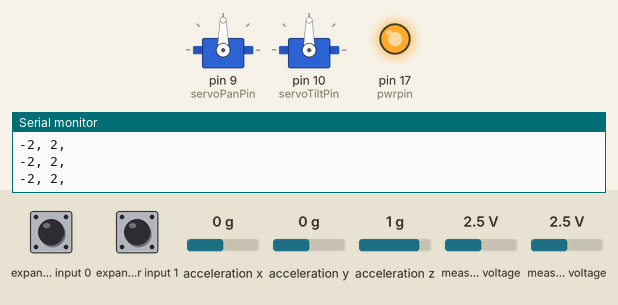
Bench run of a sketch on a simulated Arduino Uno, built with avr-gcc and run on an emulated ATmega328P. Shown: 2 × servo, output pins drawn as LEDs (lit = HIGH), the last lines printed to the serial monitor. Wiring (inferred from the names in the program): Wii Nunchuk at I2C address 0x52. The inputs (shaded band) are chosen by the test bench; at power-on: measured voltage 2.5 V, expander input 0 HIGH, expander input 1 HIGH, acceleration x 0 g, acceleration y 0 g, acceleration z 1 g.

Above: at 1.3 s.
1.4 s: measured voltage (sensor 200) set to 1.7 V
2.9 s: measured voltage (sensor 200) set to 1.4 V
At 3.35 s:
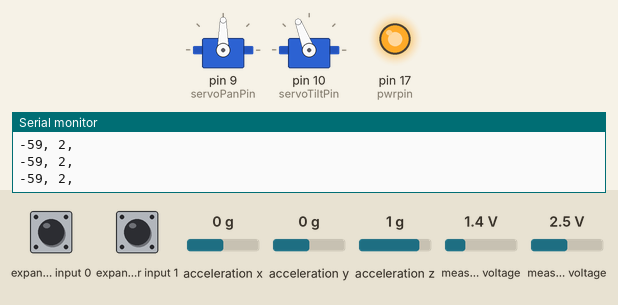
At 5.6 s:
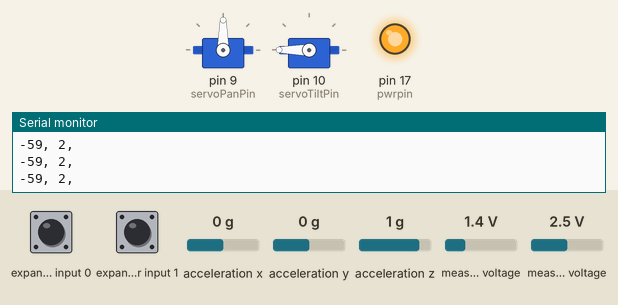
5.9 s: measured voltage (sensor 201) set to 1.6 V
7.4 s: measured voltage (sensor 201) set to 1.3 V
At 10.1 s:
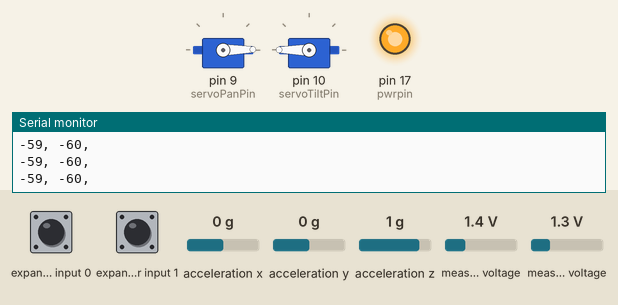
10.4 s: measured voltage (sensor 200) set to 3.4 V
11.9 s: measured voltage (sensor 200) set to 3.7 V
At 12.35 s:
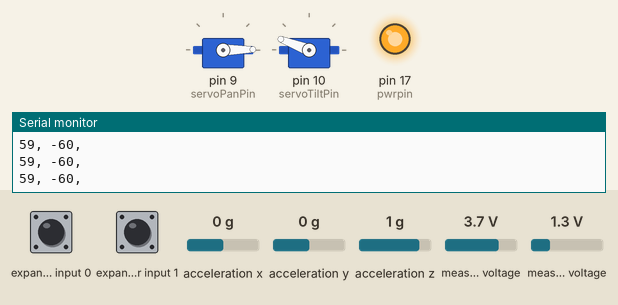
Timing chart, 0 to 15.9 s (numbered marks = the images above; inputs shaded):
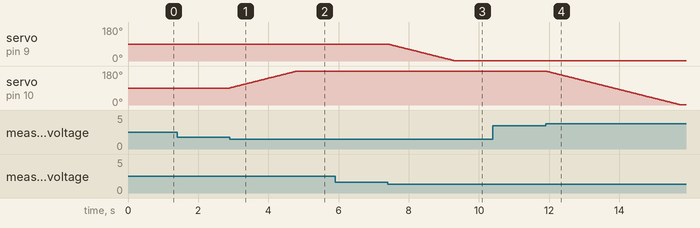

Measured:
- the behaviour switches between 1.6 and 1.5 V on measured voltage (sensor 200) (found by bisection; images 0 and 1)
- the behaviour switches between 1.5 and 1.4 V on measured voltage (sensor 201) (found by bisection; images 2 and 3)
- the behaviour switches between 3.5 and 3.6 V on measured voltage (sensor 200) (found by bisection; images 3 and 4)
- after the input at 2.9 s, servo on pin 10 (servoTiltPin): moves from 90° to 180° over 1.9 s, starting at once
- after the input at 7.4 s, servo on pin 9 (servoPanPin): moves from 90° to 1° over 1.9 s, starting at once
- after the input at 11.9 s, servo on pin 10 (servoTiltPin): moves from 180° to 1° over 3.8 s, starting at once

The sketch:

WiiServoPanTilt.ino
```cpp
#include <Servo.h>
#include <math.h>
#include "Wire.h"
#include "WiiChuck.h"

Servo panServo;
Servo tiltServo;

int servoPanPosition = 90;
int servoTiltPosition = 90;
//int joystickPanPin = A4;
//int joystickTiltPin = A5;
int joystickPanSpeed = 0;
int joystickTiltSpeed = 0;
int servoPanPin = 9;
int servoTiltPin = 10;
WiiChuck chuck = WiiChuck();

void setup()
{
  pinMode(servoPanPin, OUTPUT);
  pinMode(servoTiltPin, OUTPUT);
  panServo.attach(servoPanPin);
  tiltServo.attach(servoTiltPin);
  nunchuck_setpowerpins();
  Serial.begin(115200);
  chuck.begin();
  chuck.update();
}

static void nunchuck_setpowerpins()
{
#define pwrpin PORTC3
#define gndpin PORTC2
	DDRC |= _BV(pwrpin) | _BV(gndpin);
	PORTC &=~ _BV(gndpin);
	PORTC |=  _BV(pwrpin);
	delay(100);  // wait for things to stabilize
}

void loop()
{
   panTiltUsingWii();
  // testServo();
}
void panTiltUsingWii(){
    delay(10);
    chuck.update();
    int varx =chuck.readJoyX();
    int vary =chuck.readJoyY();
    Serial.print(varx);
    Serial.print(", ");
    Serial.print(vary);
    Serial.println(", ");
  joystickPanSpeed = (vary) / 50;
    // -512 to provide equal +/- numbers
  joystickTiltSpeed = (varx) / -50;
    // negative 50 to reverse direction
  servoPanPosition = constrain((servoPanPosition + joystickPanSpeed), 1, 180);
  servoTiltPosition = constrain((servoTiltPosition + joystickTiltSpeed), 1, 180);
    // constarin function to not exceed servo limits

  panServo.write(servoPanPosition);
  tiltServo.write(servoTiltPosition);

  delay(10);
    // adjustable for overall speed
}
void testServo(){
   panServo.write(45);  // Turn Servo Left to 45 degrees
   delay(1000);          // Wait 1 second
   panServo.write(0);   // Turn Servo Left to 0 degrees
   delay(1000);          // Wait 1 second
   panServo.write(90);  // Turn Servo back to center position (90 degrees)
   delay(1000);          // Wait 1 second
   panServo.write(135); // Turn Servo Right to 135 degrees
   delay(1000);          // Wait 1 second
   panServo.write(180); // Turn Servo Right to 180 degrees
   delay(1000);          // Wait 1 second
   panServo.write(90);  // Turn Servo back to center position (90 degrees)
   delay(1000);
   Serial.println("pan is done");
   tiltServo.write(45);  // Turn Servo Left to 45 degrees
   delay(1000);          // Wait 1 second
   tiltServo.write(0);   // Turn Servo Left to 0 degrees
   delay(1000);          // Wait 1 second
   tiltServo.write(90);  // Turn Servo back to center position (90 degrees)
   delay(1000);          // Wait 1 second
   tiltServo.write(135); // Turn Servo Right to 135 degrees
   delay(1000);          // Wait 1 second
   tiltServo.write(180); // Turn Servo Right to 180 degrees
   delay(1000);          // Wait 1 second
   tiltServo.write(90);  // Turn Servo back to center position (90 degrees)
   delay(1000);
   Serial.println("tilt is done");
}
```
